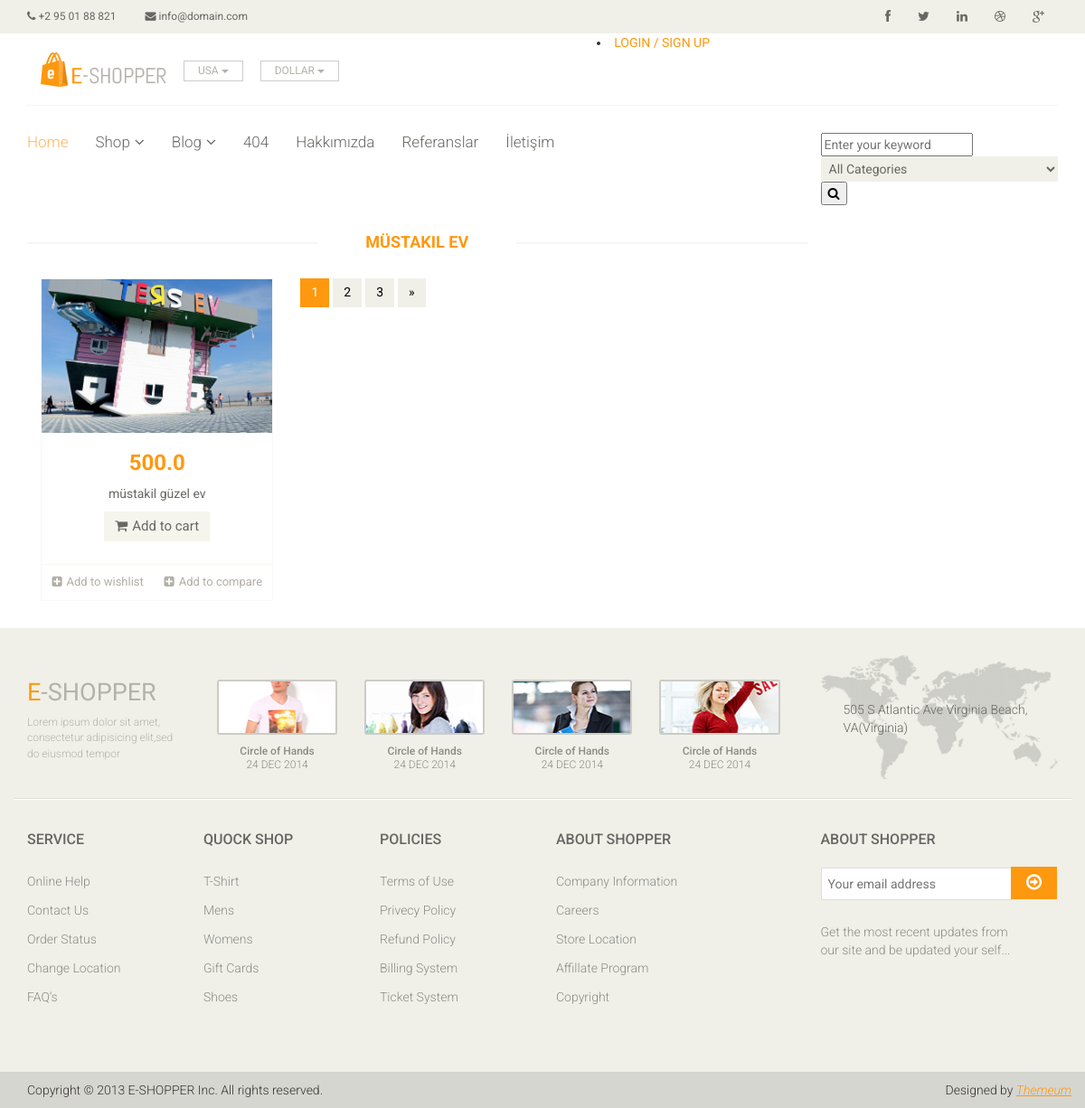
The page /category/17/mustakil-ev/ on the database as committed earlier.
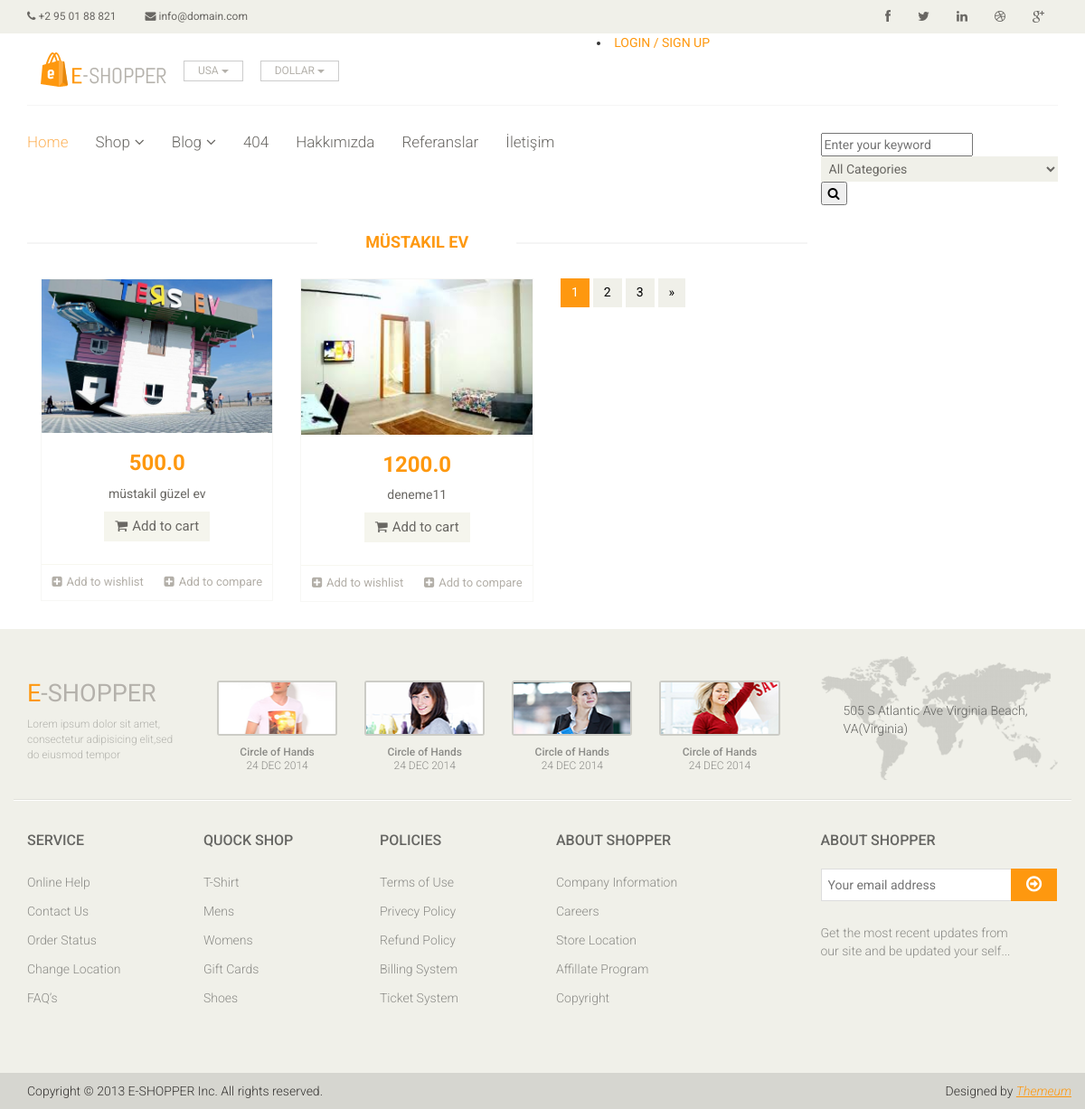
The same page on the database as committed later.
### product/models.py (models this page shows, shortened)
class Product(models.Model):
    STATUS = (
        ('True', 'Evet'),
        ('False', 'Hayır'),
    )
    user = models.ForeignKey(User, on_delete=models.CASCADE)
    category = models.ForeignKey(Category, on_delete=models.CASCADE)
    title = models.CharField(max_length=150)
    keywords = models.CharField(max_length=255)
    description = models.CharField(max_length=255)
    image = models.ImageField(blank=True, upload_to='images/')
    price = models.FloatField()
    detail = RichTextUploadingField()
    slug = models.SlugField(null=False, unique=True)
    status = models.CharField(max_length=10, choices=STATUS)
    create_at = models.DateTimeField(auto_now_add=True)
    update_at = models.DateTimeField(auto_now=True)
    def image_tag(self):
        return mark_safe('<img src="{}" height="50"/>'.format(self.image.url))
    image_tag.short_description = 'Image'

### home/views.py (the view)
# urls.py: path('category/<int:id>/<slug:slug>/', views.category_products, name='category_products'),
def category_products(request, id, slug):
    category = Category.objects.all()
    categorydata = Category.objects.get(pk=id)
    products = Product.objects.filter(category_id=id)
    context = {'products': products, 'category': category,'categorydata':categorydata}
    return render(request,'products.html', context)

### home/templates/products.html (shortened to what this page needs)
{% extends "homebase.html" %}
{% block maincontent %}
<div id="contact-page" class="container">
    	<div class="bg">
	    	<div class="row">
	    		<div class="col-sm-12">
				</div>
			</div>
    		<div class="row">
                <div class="col-sm-9 padding-right">
					<div class="features_items">
						<h2 class="title text-center">{{categorydata.title}}</h2>
						{% for rs in products %}
						<div class="col-sm-4">
							<div class="product-image-wrapper">
								<div class="single-products">
									<div class="productinfo text-center">
										<img src="{{ rs.image.url }}" alt="" />
										<h2>{{ rs.price }}</h2>
										<p>{{ rs.title }}</p>
										<a href="/product/{{rs.id}}/{{rs.slug}}" class="btn btn-default add-to-cart"><i class="fa fa-shopping-cart"></i>Add to cart</a>
									</div>
									<div class="product-overlay">
										<div class="overlay-content">
										</div>
									</div>
								</div>
								<div class="choose">
									<ul class="nav nav-pills nav-justified">
										<li><a href=""><i class="fa fa-plus-square"></i>Add to wishlist</a></li>
										<li><a href=""><i class="fa fa-plus-square"></i>Add to compare</a></li>
									</ul>
								</div>
							</div>
						</div>
						{% endfor %}
						<ul class="pagination">
							<li class="active"><a href="">1</a></li>
							<li><a href="">2</a></li>
							<li><a href="">3</a></li>
							<li><a href="">&raquo;</a></li>
						</ul>
					</div>
				</div>
	    	</div>
    	</div>
    </div>
{% endblock %}

Rows that differ between the two databases and show on the page:
now on this page (row edited): Product: image (picture), price "1200.0", title "deneme11"
